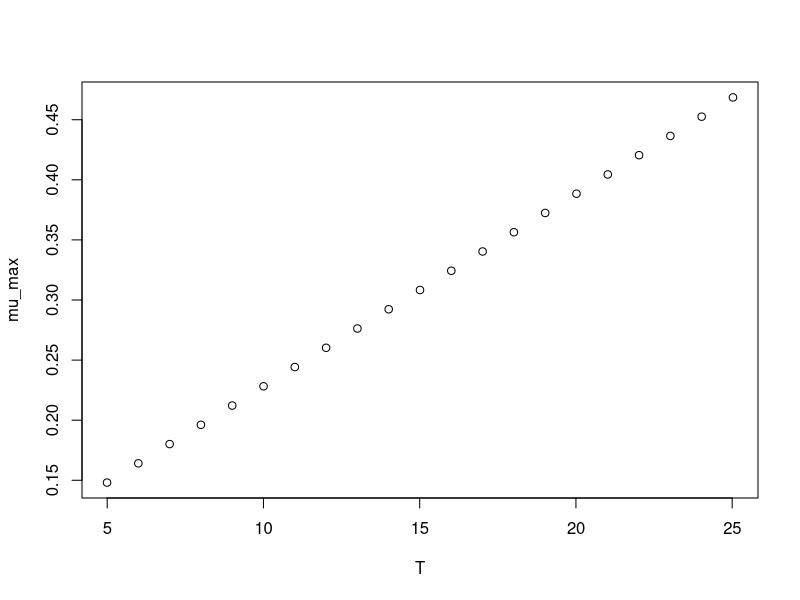

This chart was generated by the following R code:
#############################
# start of Parameter script
#############################
T <- seq(4.995004995005,25.025,length.out=21)
#############################
# end of Parameter script
#############################
############################# 
# start of Model script Gropin ID 259 
#############################
 
# constant coefficients for this model
 
variables <- data.frame(T)
argumentsPar <- expand.grid(variables)
 
# heart of the model
response_surface <- function(T) {
   mumax <-0.016*(T+4.26)

return(mumax=mumax)
} 

# output parameters
mumax <- cbind(argumentsPar,response_surface(argumentsPar['T']))
colnames(mumax) <- c(colnames(argumentsPar),'mumax')
#############################
# End of Model script
#############################
############################# 
# start of Visualisation script Gropin ID 259 
#############################
plot(T,mumax$mumax,
                          xlab='T',
                          ylab='mu_max')
#############################
# End of Visualisation script
#############################
